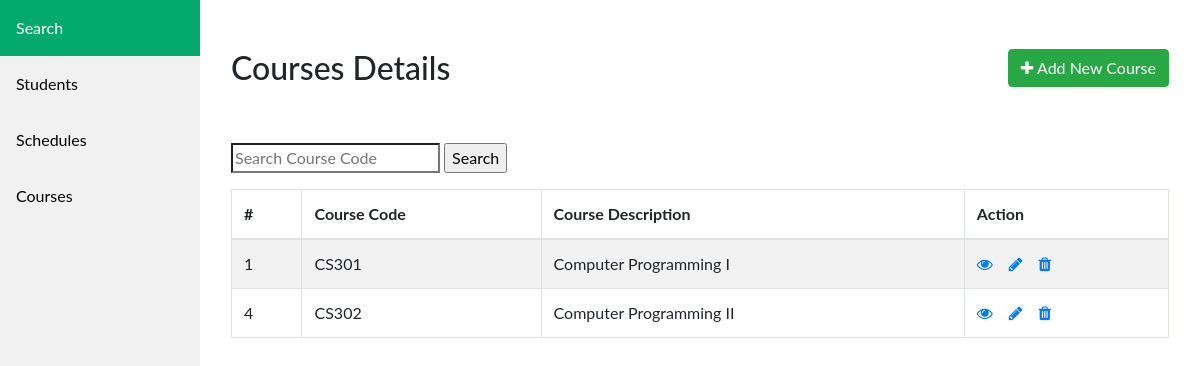
/courses.php, run on the app's committed database.
### tables this page shows
CREATE TABLE `t_courses` (
  `ID_course` int(11) NOT NULL,
  `course_code` char(5) NOT NULL,
  `course_desc` char(60) NOT NULL
);

### courses.php (the view, shortened to what this page needs)
<?php require_once 'header.php'; ?>
<div class="container-fluid">
    <div class="row">
        <div class="col-md-12">
            <div class="mt-5 mb-3 clearfix">
                <h2 class="pull-left">Courses Details</h2>
                <a href="courses/new-course.php" class="btn btn-success pull-right"><i class="fa fa-plus"></i> Add New Course</a>
            </div>
            <div class="mt-5 mb-3 clearfix">
                <form method="post" action="<?php echo htmlspecialchars($_SERVER["PHP_SELF"]); ?>">
                    <input type="Search" name="query" placeholder="Search Course Code">
                    <input type="submit" value="Search">
                </form>
            </div>
            <?php
            if(isset($_POST["query"]) && !empty($_POST["query"])){
                $query = trim($_POST["query"]);
                $sql = "SELECT * FROM t_courses WHERE course_code = '{$query}'";
            }else {
                $sql = "SELECT * FROM t_courses";
            }
            if($result = $db->query($sql)){
                if($result->num_rows > 0){
                    echo '<table class="table table-bordered table-striped">';
                        echo "<thead>";
                            echo "<tr>";
                                echo "<th>#</th>";
                                echo "<th>Course Code</th>";
                                echo "<th>Course Description</th>";
                                echo "<th>Action</th>";
                            echo "</tr>";
                        echo "</thead>";
                        echo "<tbody>";
                        while($row = $result->fetch_array()){
                            echo "<tr>";
                                echo "<td>" . $row['ID_course'] . "</td>";
                                echo "<td>" . $row['course_code'] . "</td>";
                                echo "<td>" . $row['course_desc'] . "</td>";
                                echo "<td>";
                                    echo '<a href="courses/read-course.php?id='. $row['ID_course'] .'" class="mr-3" title="View Record" data-toggle="tooltip"><span class="fa fa-eye"></span></a>';
                                    echo '<a href="courses/update-course.php?id='. $row['ID_course'] .'" class="mr-3" title="Update Record" data-toggle="tooltip"><span class="fa fa-pencil"></span></a>';
                                    echo '<a href="courses/del-course.php?id='. $row['ID_course'] .'" title="Delete Record" data-toggle="tooltip"><span class="fa fa-trash"></span></a>';
                                echo "</td>";
                            echo "</tr>";
                        }
                        echo "</tbody>";
                    echo "</table>";
                } else{
                    echo '<div class="alert alert-danger"><em>No records were found.</em></div>';
                }
            } else{
                echo "Oops! Something went wrong. Please try again later.";
            }
            ?>
        </div>
    </div>
</div>
<?php require_once 'footer.php'; ?>

### header.php (style rules this page uses)
body { margin: 0; font-family: "Lato", sans-serif; }

### data on the page
t_courses: ID_course "1", course_code "CS301", course_desc "Computer Programming I"
t_courses: ID_course "4", course_code "CS302", course_desc "Computer Programming II"
